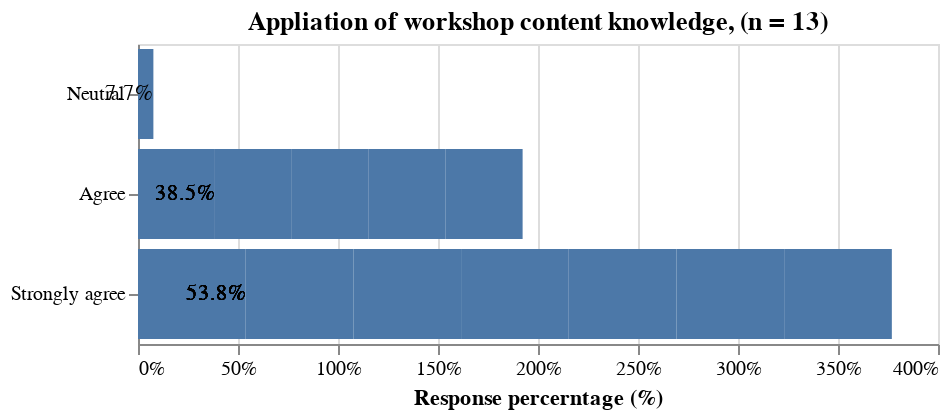

This figure's notebook cell:
### Code cell
bar = alt.Chart(post_df, title="Appliation of workshop content knowledge, (n = 13)"
               ).transform_joinaggregate(
    total='count()',
    groupby=['future_relevance']
).transform_calculate(
    percent=alt.datum.total/13
).mark_bar().encode(
    x= alt.X('percent:Q', title = "Response percerntage (%)", axis=alt.Axis(format='%')),
    y=alt.Y('future_relevance', sort='x', title="")
    ).properties(
    width=400,
    height=150
    )

text = alt.Chart(post_df, title="Appliation of workshop content knowledge, (n = 13)"
               ).transform_joinaggregate(
    total='count()',
    groupby=['future_relevance']
).transform_calculate(
    percent=alt.datum.total/13
).mark_text(
        align='right',
    ).encode(
        y = alt.Y('future_relevance', sort = 'x'),
        x = alt.X('percent:Q'),
        text=alt.Text('percent:Q',format='.1%')
).properties(
    width=400,
    height=150
    )

q6_plot = alt.layer(bar, text, data=post_df)

# Show the plot|
q6_plot

### Figure 1 — Vega-Lite specification as saved in the notebook (floating-point values rounded to 4 significant figures)
{"config": {"view": {"continuousWidth": 400, "continuousHeight": 300}}, "layer": [{"mark": "bar", "encoding": {"x": {"axis": {"format": "%"}, "field": "percent", "title": "Response percerntage (%)", "type": "quantitative"}, "y": {"field": "future_relevance", "sort": "x", "title": "", "type": "nominal"}}, "height": 150, "title": "Appliation of workshop content knowledge, (n = 13)", "transform": [{"joinaggregate": [{"op": "count", "as": "total"}], "groupby": ["future_relevance"]}, {"calculate": "(datum.total / 13)", "as": "percent"}], "width": 400}, {"mark": {"type": "text", "align": "right"}, "encoding": {"text": {"field": "percent", "format": ".1%", "type": "quantitative"}, "x": {"field": "percent", "type": "quantitative"}, "y": {"field": "future_relevance", "sort": "x", "type": "nominal"}}, "height": 150, "title": "Appliation of workshop content knowledge, (n = 13)", "transform": [{"joinaggregate": [{"op": "count", "as": "total"}], "groupby": ["future_relevance"]}, {"calculate": "(datum.total / 13)", "as": "percent"}], "width": 400}], "data": {"name": "data-161bba1cbac5b9da8c94ec270e9a8bdc"}, "$schema": "https://vega.github.io/schema/vega-lite/v4.17.0.json", "datasets": {"data-161bba1cbac5b9da8c94ec270e9a8bdc": [{"ID": 1, "Start time": "4-28-22 11:02:00", "Completion time": "4-28-22 11:04:46", "Email": "anonymous", "Name": null, "workshop_interest": "Agree", "workshop_LOU": "Agree", "workshop_relevance": "Agree", "workshop_org": "Agree", "prac_q": "Agree", "future_relevance": "Agree", "content_volume": "Just right", "improvements_content": null, "comments_content": null, "training_period": "Four weeks:  one session per week for four weeks. ;", "training_hours": "Morning\n", "future_topics": "Business writing & leadership ", "facilitator_preparedness": "Agree", "facilitator_q_a": "Agree", "facilitator_experience": "Agree", "facilitator_subject_knowledge": "Agree", "attention": "Agree", "content_pace": "Just right", "facilitator_Comments": null, "slack_recommendations": "It was fine / good ", "subscription": "Yes, I will subscribe via PMV's website to receive Mailchimp messages;", "general_comments": "Thank you and it was a pleasure knowing you all since last few weeks ", "PD_preferred_time": "Weekdays (Monday to Friday)\n"}, {"ID": 2, "Start time": "4-28-22 11:01:44", "Completion time": "4-28-22 11:05:26", "Email": "anonymous", "Name": null, "workshop_interest": "Strongly agree", "workshop_LOU": "Strongly agree", "workshop_relevance": "Agree", "workshop_org": "Strongly agree", "prac_q": "Agree", "future_relevance": "Strongly agree", "content_volume": "Just right", "improvements_content": "Maybe some fun graphics", "comments_content": "Great presenters that made sure you  understood", "training_period": "Four weeks:  one session per week for four weeks. ;", "training_hours": "Morning\n", "future_topics": "Project planning, workforce planning event planning", "facilitator_preparedness": "Strongly Agree", "facilitator_q_a": "Strongly Agree", "facilitator_experience": "Strongly Agree", "facilitator_subject_knowledge": "Strongly Agree", "attention": "Strongly Agree", "content_pace": "Just right", "facilitator_Comments": "Awesome!", "slack_recommendations": "I honestly did use Slack I used the chat and tools in Zoom", "subscription": "Maybe, I will think about it;", "general_comments": null, "PD_preferred_time": "Weekdays (Monday to Friday)\n"}, {"ID": 3, "Start time": "4-28-22 11:01:41", "Completion time": "4-28-22 11:07:05", "Email": "anonymous", "Name": null, "workshop_interest": "Agree", "workshop_LOU": "Agree", "workshop_relevance": "Agree", "workshop_org": "Agree", "prac_q": "Agree", "future_relevance": "Agree", "content_volume": "Just right", "improvements_content": "I don;t have any reccomendations", "comments_content": null, "training_period": "Two weeks:  two sessions per week for two weeks.\n;", "training_hours": "Afternoon", "future_topics": "change management and project risk management ", "facilitator_preparedness": "Agree", "facilitator_q_a": "Agree", "facilitator_experience": "Agree", "facilitator_subject_knowledge": "Agree", "attention": "Agree", "content_pace": "Just right", "facilitator_Comments": "nothing :) ", "slack_recommendations": "I didn't use slack a lot because our organization used Microsoft teams already which has some similarities. ", "subscription": "Maybe, I will think about it;Yes, I will subscribe via PMV's website to receive Mailchimp messages;", "general_comments": null, "PD_preferred_time": "Weekdays (Monday to Friday)\n"}, {"ID": 4, "Start time": "4-28-22 11:01:46", "Completion time": "4-28-22 11:07:08", "Email": "anonymous", "Name": null, "workshop_interest": "Agree", "workshop_LOU": "Agree", "workshop_relevance": "Agree", "workshop_org": "Neutral", "prac_q": "Agree", "future_relevance": "Agree", "content_volume": "Just right", "improvements_content": "it seems like most of the workshop participants work for larger organizations - not sure if that is the case - but I had a bit of a hard time applying some of the ideas to my workplace - there are only 2 part time employees here. But I will definitely take away the broader ideas and try to apply them.", "comments_content": "can't think of anything right now", "training_period": "Four weeks:  one session per week for four weeks. ;", "training_hours": "Morning\n", "future_topics": "finding Science (research and education) based grant opportunities in Canada", "facilitator_preparedness": "Strongly Agree", "facilitator_q_a": "Strongly Agree", "facilitator_experience": "Strongly Agree", "facilitator_subject_knowledge": "Strongly Agree", "attention": "Strongly Agree", "content_pace": "Just right", "facilitator_Comments": "can't think of anything right now", "slack_recommendations": "I didn't have time to explore slack", "subscription": "No, not at this time;", "general_comments": "thanks again!", "PD_preferred_time": "Weekdays (Monday to Friday)\n"}, {"ID": 5, "Start time": "4-28-22 11:02:10", "Completion time": "4-28-22 11:10:02", "Email": "anonymous", "Name": null, "workshop_interest": "Strongly agree", "workshop_LOU": "Agree", "workshop_relevance": "Agree", "workshop_org": "Strongly agree", "prac_q": "Agree", "future_relevance": "Strongly agree", "content_volume": "Just right", "improvements_content": "None at this time...", "comments_content": "I would recommend this workshop and your team to others...", "training_period": "Four weeks:  one session per week for four weeks. ;", "training_hours": "Morning\n", "future_topics": "The importance of setting-up and maintaining the information necessary to do a \"Return on Investment\" analysis so that it can be easily utilized at/near the end of a project.", "facilitator_preparedness": "Strongly Agree", "facilitator_q_a": "Strongly Agree", "facilitator_experience": "Strongly Agree", "facilitator_subject_knowledge": "Strongly Agree", "attention": "Strongly Agree", "content_pace": "Just right", "facilitator_Comments": "I enjoyed the sense of camaraderie that was created in the workshop...we are all in this together.", "slack_recommendations": "I did not like and have never used SLACK plus did not have the time to explore its effectiveness.  ", "subscription": "Maybe, I will think about it;", "general_comments": "I enjoyed the sense of camaraderie that was created in the workshop...we are all in this together.", "PD_preferred_time": "Weekdays (Monday to Friday)\n"}, {"ID": 6, "Start time": "4-28-22 11:02:22", "Completion time": "4-28-22 11:10:11", "Email": "anonymous", "Name": null, "workshop_interest": "Strongly agree", "workshop_LOU": "Strongly agree", "workshop_relevance": "Strongly agree", "workshop_org": "Strongly agree", "prac_q": "Strongly agree", "future_relevance": "Strongly agree", "content_volume": "Just right", "improvements_content": "Hands on using Project Management Software", "comments_content": "Everything is simple and very easy to understand", "training_period": "One Week:Ê four sessions over one week.;", "training_hours": "Morning\n", "future_topics": "Agile Project Management, Jira tool Implementation, Change and Risk Management", "facilitator_preparedness": "Strongly Agree", "facilitator_q_a": "Strongly Agree", "facilitator_experience": "Strongly Agree", "facilitator_subject_knowledge": "Strongly Agree", "attention": "Strongly Agree", "content_pace": "Just right", "facilitator_Comments": "Everyone is well trained", "slack_recommendations": "Any tool like Miro would be more useful", "subscription": "Yes, I will subscribe via PMV's website to receive Mailchimp messages;", "general_comments": "Yes I give my consent", "PD_preferred_time": "Weekdays (Monday to Friday)\n"}, {"ID": 7, "Start time": "4-28-22 11:01:41", "Completion time": "4-28-22 11:10:35", "Email": "anonymous", "Name": null, "workshop_interest": "Agree", "workshop_LOU": "Strongly agree", "workshop_relevance": "Strongly agree", "workshop_org": "Agree", "prac_q": "Agree", "future_relevance": "Strongly agree", "content_volume": "Just right", "improvements_content": "I noticed that the slides that were provided were not exactly what David was presenting, new info was added after. It would be nice to have the updated slides to follow on, for those who make notes. ", "comments_content": "offer a refresher course for those who have taken it in the past. ", "training_period": "Four weeks:  one session per week for four weeks. ;One Week:Ê four sessions over one week.;Two weeks:  two sessions per week for two weeks.\n;all would work, I liked weekly;", "training_hours": "morning or afternoon are good ", "future_topics": "more indepth info on all the topics please!!! ", "facilitator_preparedness": "Agree", "facilitator_q_a": "Agree", "facilitator_experience": "Agree", "facilitator_subject_knowledge": "Agree", "attention": "Agree", "content_pace": "Just right", "facilitator_Comments": "Nice, open and very easy going! ", "slack_recommendations": "formulating small groups on the different headings being discussed and share info or experiences in those chats, between the actual class time", "subscription": "Yes, I will subscribe via PMV's website to receive Mailchimp messages;", "general_comments": null, "PD_preferred_time": "Tues/ Wed or Thurs "}, {"ID": 8, "Start time": "4-28-22 11:01:45", "Completion time": "4-28-22 11:10:51", "Email": "anonymous", "Name": null, "workshop_interest": "Agree", "workshop_LOU": "Strongly agree", "workshop_relevance": "Agree", "workshop_org": "Strongly agree", "prac_q": "Neutral", "future_relevance": "Agree", "content_volume": "Just right", "improvements_content": "Could be helpful to create documentation (Project Charter, WBS, Gantt Chart etc.) based on a sample project, either in break out rooms or together in the larger group.", "comments_content": null, "training_period": "Four weeks:  one session per week for four weeks. ;", "training_hours": "Morning\n", "future_topics": null, "facilitator_preparedness": "Agree", "facilitator_q_a": "Agree", "facilitator_experience": "Agree", "facilitator_subject_knowledge": "Agree", "attention": "Agree", "content_pace": "Just right", "facilitator_Comments": null, "slack_recommendations": null, "subscription": "Maybe, I will think about it;", "general_comments": null, "PD_preferred_time": "Weekdays (Monday to Friday)\n"}, {"ID": 9, "Start time": "4-28-22 11:02:44", "Completion time": "4-28-22 11:12:09", "Email": "anonymous", "Name": null, "workshop_interest": "Strongly agree", "workshop_LOU": "Strongly agree", "workshop_relevance": "Agree", "workshop_org": "Strongly agree", "prac_q": "Neutral", "future_relevance": "Strongly agree", "content_volume": "Just right", "improvements_content": "not sure if the workshop materials can be sent via Zoom - only need to log into Zoom to access the workshop and materials instead of via Slack + Zoom", "comments_content": "Nil", "training_period": "Two weeks:  two sessions per week for two weeks.\n;", "training_hours": "Evening", "future_topics": "How to prepare budget for program that consists:\n1. budget for individual event or activity \n2. budget for administrative costs\n3. budget for sub-contractor costs\n4. others", "facilitator_preparedness": "Strongly Agree", "facilitator_q_a": "Strongly Agree", "facilitator_experience": "Agree", "facilitator_subject_knowledge": "Strongly Agree", "attention": "Agree", "content_pace": "Just right", "facilitator_Comments": "Nil", "slack_recommendations": "Nil", "subscription": "No, I am already subscribed and receiving messages;", "general_comments": null, "PD_preferred_time": "Option for BOTH weekdays and weekends"}, {"ID": 10, "Start time": "4-28-22 11:02:25", "Completion time": "4-28-22 11:13:04", "Email": "anonymous", "Name": null, "workshop_interest": "Agree", "workshop_LOU": "Strongly agree", "workshop_relevance": "Strongly agree", "workshop_org": "Strongly agree", "prac_q": "Agree", "future_relevance": "Strongly agree", "content_volume": "Just right", "improvements_content": "Would be great to have the chance to mock plan an event from beginning to end? ", "comments_content": "The content was useful, it was great to get all the templates that we can use for our next project. \n", "training_period": "Two weeks:  two sessions per week for two weeks.\n;", "training_hours": "Morning\n", "future_topics": "It would be great to get more in depth on all above listed topics. Change management would be a great option for me as my organization keeps growing and developing.", "facilitator_preparedness": "Agree", "facilitator_q_a": "Agree", "facilitator_experience": "Strongly Agree", "facilitator_subject_knowledge": "Strongly Agree", "attention": "Agree", "content_pace": "Just right", "facilitator_Comments": "Facilitators were very knowledgeable and great at answering questions.", "slack_recommendations": null, "subscription": "No, not at this time;", "general_comments": null, "PD_preferred_time": "Weekdays (Monday to Friday)\n"}, {"ID": 11, "Start time": "4-28-22 11:02:39", "Completion time": "4-28-22 11:13:23", "Email": "anonymous", "Name": null, "workshop_interest": "Strongly agree", "workshop_LOU": "Strongly agree", "workshop_relevance": "Strongly agree", "workshop_org": "Strongly agree", "prac_q": "Strongly agree", "future_relevance": "Strongly agree", "content_volume": "Just right", "improvements_content": "More break out sessions probably.", "comments_content": null, "training_period": "Four weeks:  one session per week for four weeks. ;", "training_hours": "12 noon - 1PM", "future_topics": "Project Communication planning.", "facilitator_preparedness": "Strongly Agree", "facilitator_q_a": "Strongly Agree", "facilitator_experience": "Strongly Agree", "facilitator_subject_knowledge": "Strongly Agree", "attention": "Strongly Agree", "content_pace": "Just right", "facilitator_Comments": null, "slack_recommendations": null, "subscription": "No, I am already subscribed and receiving messages;", "general_comments": "Toye - I really enjoyed participating in this workshop. I was able to get a different perspective on project management use in the non-profit sector. The facilitators were well prepared and engaging during the sessions too. I recommend it for sure.", "PD_preferred_time": "Saturday and/or Sunday"}, {"ID": 12, "Start time": "4-28-22 11:02:20", "Completion time": "4-28-22 11:15:57", "Email": "anonymous", "Name": null, "workshop_interest": "Agree", "workshop_LOU": "Agree", "workshop_relevance": "Agree", "workshop_org": "Agree", "prac_q": "Neutral", "future_relevance": "Agree", "content_volume": "Just right", "improvements_content": "I think the examples on the curse were fine, nevertheless I think creating one project together could work to explain and exemplify all of the content. \nI mean filling all the templates, and have a discussion or dynamic activities to do them, maybe not just breakout rooms.  ", "comments_content": "I think it is good, I di not have any trouble having it online. ", "training_period": "Four weeks:  one session per week for four weeks. ;", "training_hours": "Morning\n", "future_topics": "Why this Non-Profits workshop is different to a regular PM workshop? I am not sure I see the difference, maybe in the curse you could explain how is different or what could be done in one and not in the regular or vice versa.\nMore depth using different pm tools, the material is great, but maybe could be good to have other options like ms project, project libre or others. ", "facilitator_preparedness": "Strongly Agree", "facilitator_q_a": "Strongly Agree", "facilitator_experience": "Agree", "facilitator_subject_knowledge": "Agree", "attention": "Agree", "content_pace": "Just right", "facilitator_Comments": "They were great, they did not pressure the attendees to talk much or to have to answer any particular question.", "slack_recommendations": "Maybe do an exercise at the beginning involving slack so everyone get used to use it, I know there is the presentations but I mean something more into the workshop itself. \n", "subscription": "Maybe, I will think about it;", "general_comments": "The workshop was very interesting and useful, although I had some experience in project manager I learned new things and tips, besides I think I will be using the material that PMV gave me during this workshop for many of my projects. Finally, I would like to say that the facilitators were very nice and I can see they have more than enough experience and are knowledgeable in this regards.  \nThank you PMV!  ", "PD_preferred_time": "Weekdays (Monday to Friday)\n"}, {"ID": 13, "Start time": "4-28-22 11:10:00", "Completion time": "4-28-22 11:17:32", "Email": "anonymous", "Name": null, "workshop_interest": "Neutral", "workshop_LOU": "Neutral", "workshop_relevance": "Agree", "workshop_org": "Agree", "prac_q": "Agree", "future_relevance": "Neutral", "content_volume": "Too little information", "improvements_content": "Hard to stay focused.", "comments_content": null, "training_period": "One Week:Ê four sessions over one week.;", "training_hours": "Morning\n", "future_topics": "More tips and success stories on projects. Like an analysis of a past project?", "facilitator_preparedness": "Agree", "facilitator_q_a": "Neutral", "facilitator_experience": "Agree", "facilitator_subject_knowledge": "Agree", "attention": "Disagree", "content_pace": "Just right", "facilitator_Comments": "Thank you.", "slack_recommendations": "More interactions on there between participants.", "subscription": "No, not at this time;Maybe, I will think about it;", "general_comments": null, "PD_preferred_time": "Option for BOTH weekdays and weekends"}]}}
